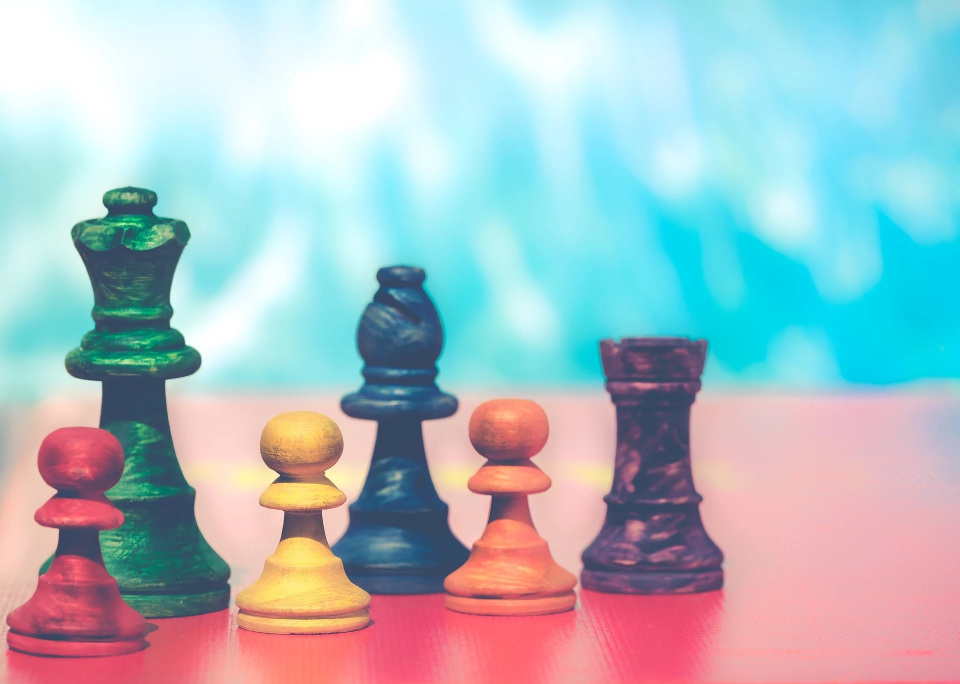
#> input picture Image/pawns.jpg, 1920 x 1368 px (shown at 1/2 size)
$ python 09.Slice.py
#> lines starting #> are read from the running program, lines starting #| are printed output that depends on the picture; after the words box and inside, x2 and y2 are one past the last pixel; in counts of white or black regions, pixels touching at a corner belong together
import cv2

# [7 lines of commented-out code are left out]

src = cv2.imread("Image/pawns.jpg", cv2.IMREAD_COLOR)
#> src is the input picture: shape (1368, 1920, 3); mean B, G, R 195.2, 188.6, 169.4

dst = src.copy()
roi = src[100:600, 200:700]
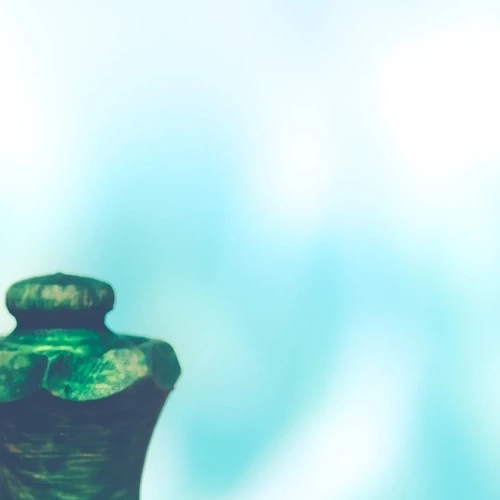
#> roi: shape (500, 500, 3); mean B, G, R 230.9, 228.5, 187.6
dst[0:500, 0:500] = roi
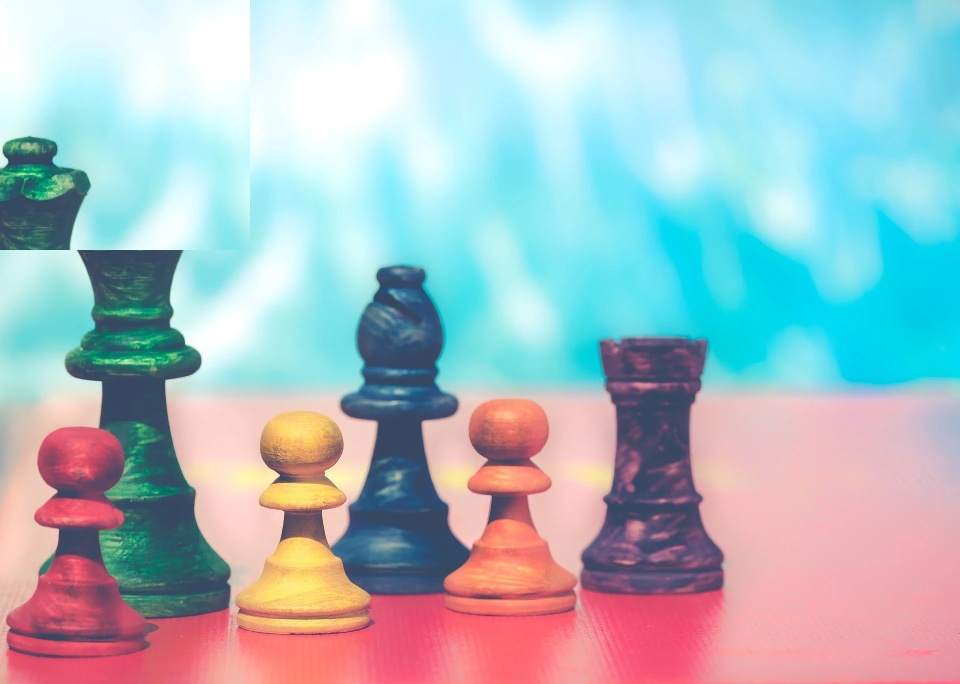
#> dst: shape (1368, 1920, 3) (shown at 1/2 size); 9.46% of pixels changed, all inside (x1, y1, x2, y2) = (0, 0, 500, 500)
# dst[높이(행), 너비(열)] = roi를 이용해 dst 이미지 해당 영역 붙임

cv2.imshow("src", src)
cv2.imshow("dst", dst)
cv2.waitKey()
cv2.destroyAllWindows()

#사진 사이즈 때문에 오류 났었음
